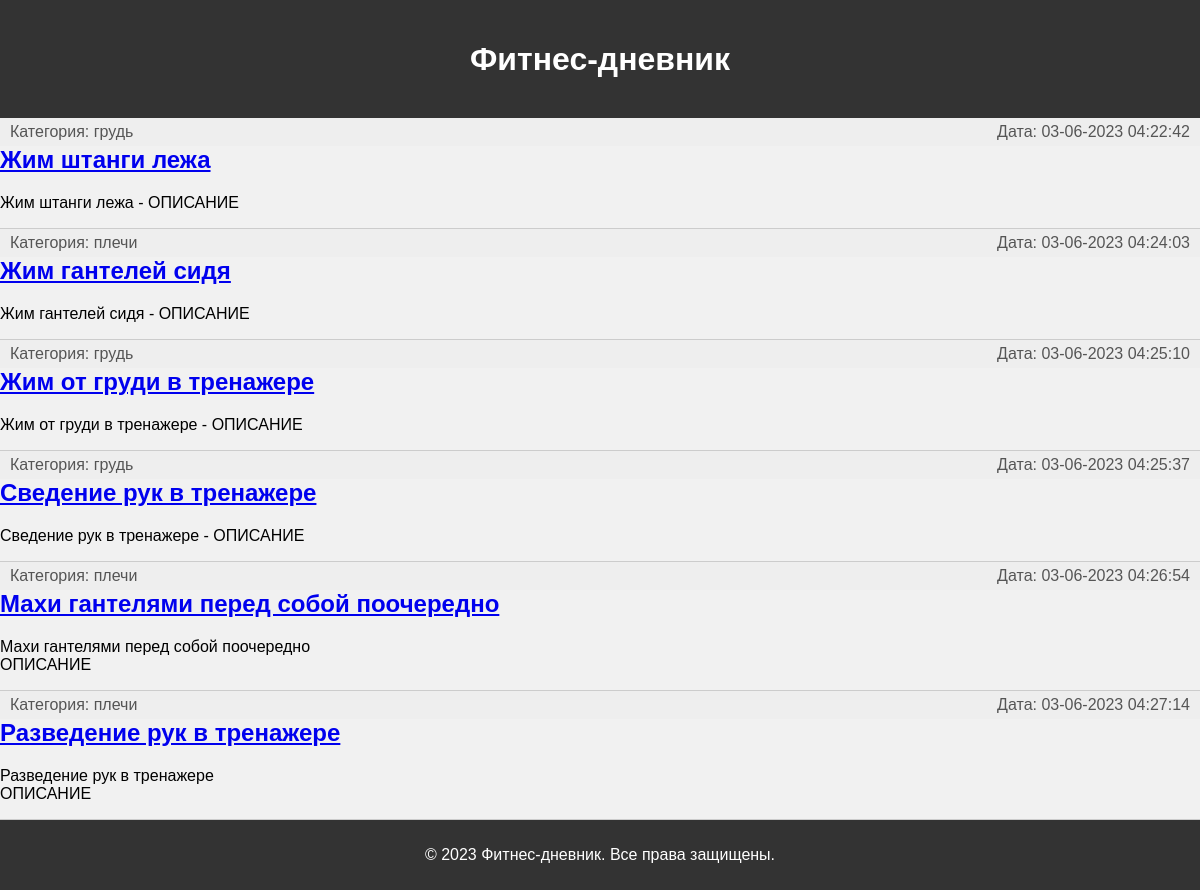
The page /exercise/ on the database its author committed.
### kach/models.py (models this page shows, shortened)
class Exercise(models.Model):
    name = models.CharField(max_length=100)
    description = models.TextField()
    created_at = models.DateTimeField(auto_now_add=True)
    exercise_type = models.ForeignKey('ExerciseType', on_delete=models.CASCADE)
    slug = models.SlugField(unique=True)
    def get_absolute_url(self):
        return reverse('exercise_detail', args=[self.slug, ])

class ExerciseType(models.Model):
    name = models.CharField(max_length=100)
    slug = models.SlugField(unique=True)
    def __str__(self):
        return self.name

### kach/views.py (the view)
# urls.py: path('exercise/', views.ExerciseListView.as_view(), name='exercise_list'),
class ExerciseListView(ListView):
    template_name = 'kach/exercise_list.html'
    model = Exercise
    context_object_name = 'exercises'

### kach/templates/kach/exercise_list.html (shortened to what this page needs)
{% extends 'kach/base.html'%}
{% block context %}
<ul class="list-articles">
	{% for exercise in exercises %}
		<li>
			<div class="article-panel">
				<p class="first">Категория: {{exercise.exercise_type}}</p>
				<p class="last">Дата: {{exercise.created_at|date:"d-m-Y H:i:s"}}</p>
			</div>
			<div>
				<h2><a href="{{exercise.get_absolute_url}}">{{exercise.name}}</a></h2>
				{% autoescape on %}
					{{exercise.description|linebreaks|truncatewords:50}}
				{% endautoescape %}
			</div>
	{% endfor %}
</ul>
{% endblock %}

### kach/templates/kach/base.html (shortened to what this page needs)
{% load static %}
<!DOCTYPE html>
<html lang="en">
<head>
    <link type="text/css" href="{% static 'kach/css/styles.css' %}" rel="stylesheet" />
</head>
<body>
  <header>
    <h1>Фитнес-дневник</h1>
  </header>
    {% block context %}
    {% endblock %}
      <footer>
    <p>&copy; 2023 Фитнес-дневник. Все права защищены.</p>
  </footer>
</body>
</html>

### kach/static/kach/css/styles.css (style rules this page uses)
body { font-family: Arial, sans-serif; margin: 0; padding: 0; }
header { background-color: #333; color: #fff; padding: 20px; }
footer { background-color: #333; color: #fff; padding: 10px; text-align: center; }
h2 { margin-top: 0; }
body { background-color: #f1f1f1; font-family: Arial, sans-serif; }
h1 { text-align: center; margin-bottom: 20px; }
div.article-panel { background: #eee; padding: 5px 10px 5px 10px; box-sizing border-box; overflow: hidden; color: #555; }
div.article-panel p.first { margin: 0; float: left; }
div.article-panel p.last { margin: 0; float: right; }
ul.list-articles { list-style: none; margin: 0; padding: 0; }
ul.list-articles li { border-bottom: 1px solid #ccc; }

### rows shown on the page
Exercise: exercise_type "грудь", created_at "03-06-2023 04:22:42", name "Жим штанги лежа", description "Жим штанги лежа - ОПИСАНИЕ"
Exercise: exercise_type "плечи", created_at "03-06-2023 04:24:03", name "Жим гантелей сидя", description "Жим гантелей сидя - ОПИСАНИЕ"
Exercise: exercise_type "грудь", created_at "03-06-2023 04:25:10", name "Жим от груди в тренажере", description "Жим от груди в тренажере - ОПИСАНИЕ"
Exercise: exercise_type "грудь", created_at "03-06-2023 04:25:37", name "Сведение рук в тренажере", description "Сведение рук в тренажере - ОПИСАНИЕ"
Exercise: exercise_type "плечи", created_at "03-06-2023 04:26:54", name "Махи гантелями перед собой поочередно", description "Махи гантелями перед собой поочередно ОПИСАНИЕ"
Exercise: exercise_type "плечи", created_at "03-06-2023 04:27:14", name "Разведение рук в тренажере", description "Разведение рук в тренажере ОПИСАНИЕ"
